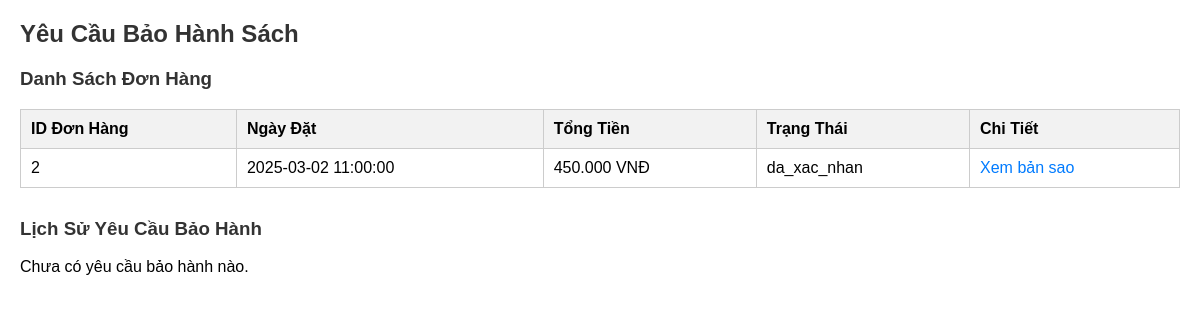
The page /PHP/baohanh.php on the database as committed earlier.
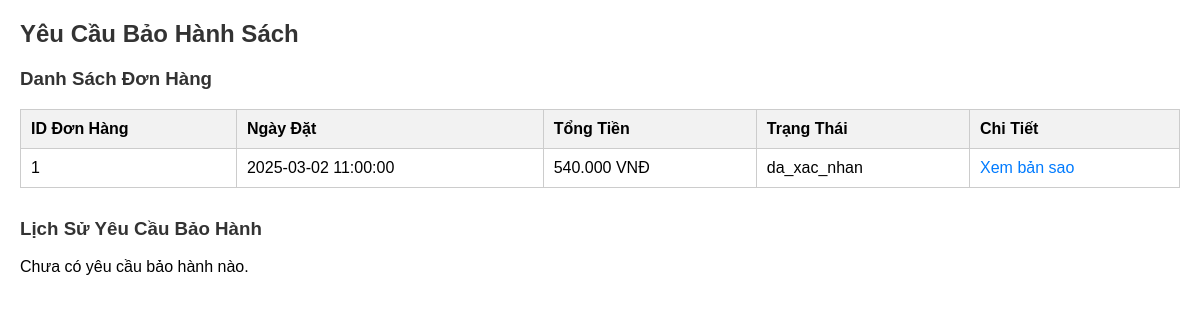
The same page on the database as committed later.
### tables this page shows
CREATE TABLE DONHANG (
    donhang_id INT PRIMARY KEY AUTO_INCREMENT,
    user_id INT,
    ngay_dat DATETIME,
    tong_tien DECIMAL(10,2),
    trang_thai VARCHAR(20) CHECK (trang_thai IN ('cho_xac_nhan', 'da_xac_nhan', 'da_duoc_giao', 'da_bi_huy')),
    FOREIGN KEY (user_id) REFERENCES `USER`(user_id)
);

### PHP/baohanh.php (the view, shortened to what this page needs)
<!DOCTYPE html>
<html lang="vi">
<head>
</head>
<body>
    <h2>Yêu Cầu Bảo Hành Sách</h2>
    <?php
    $user_id = isset($_SESSION['user_id']) ? $_SESSION['user_id'] : 2;
    $servername = "localhost";
    $username = "root";
    $password = "";
    $dbname = "WEB2_BookStore";
    $conn = new mysqli($servername, $username, $password, $dbname);
    $sql_orders = "SELECT donhang_id, ngay_dat, tong_tien, trang_thai
                   FROM DONHANG
                   WHERE user_id = ?
                   ORDER BY ngay_dat DESC";
    $stmt_orders = $conn->prepare($sql_orders);
    $stmt_orders->bind_param("i", $user_id);
    $stmt_orders->execute();
    $result_orders = $stmt_orders->get_result();
    echo "<div class='section'>";
    echo "<h3>Danh Sách Đơn Hàng</h3>";
    if ($result_orders->num_rows > 0) {
        echo "<table>";
        echo "<tr><th>ID Đơn Hàng</th><th>Ngày Đặt</th><th>Tổng Tiền</th><th>Trạng Thái</th><th>Chi Tiết</th></tr>";
        while ($order = $result_orders->fetch_assoc()) {
            echo "<tr>";
            echo "<td>" . htmlspecialchars($order['donhang_id']) . "</td>";
            echo "<td>" . htmlspecialchars($order['ngay_dat']) . "</td>";
            echo "<td>" . number_format($order['tong_tien'], 0, ',', '.') . " VNĐ</td>";
            echo "<td>" . htmlspecialchars($order['trang_thai']) . "</td>";
            echo "<td><a href='?donhang_id=" . $order['donhang_id'] . "'>Xem bản sao</a></td>";
            echo "</tr>";
        }
        echo "</table>";
    } else {
        echo "<p class='error'>Bạn chưa có đơn hàng nào.</p>";
    }
    echo "</div>";
    $sql_warranties = "SELECT dbh.donbaohanh_id, dbh.donhang_id, dbh.chitietsach_id, s.tieu_de, dbh.ly_do, dbh.ngay, dbh.trang_thai
                       FROM DONBAOHANH dbh
                       JOIN CHITIETSACH cts ON dbh.chitietsach_id = cts.chitietsach_id
                       JOIN SACH s ON cts.sach_id = s.sach_id
                       JOIN DONHANG dh ON dbh.donhang_id = dh.donhang_id
                       WHERE dh.user_id = ?
                       ORDER BY dbh.ngay DESC";
    $stmt_warranties = $conn->prepare($sql_warranties);
    $stmt_warranties->bind_param("i", $user_id);
    $stmt_warranties->execute();
    $result_warranties = $stmt_warranties->get_result();
    echo "<div class='section'>";
    echo "<h3>Lịch Sử Yêu Cầu Bảo Hành</h3>";
    if ($result_warranties->num_rows > 0) {
        echo "<table>";
        echo "<tr><th>ID Yêu Cầu</th><th>Đơn Hàng</th><th>Tựa Sách</th><th>Mã Bản Sao</th><th>Lý Do</th><th>Ngày</th><th>Trạng Thái</th></tr>";
        while ($warranty = $result_warranties->fetch_assoc()) {
            echo "<tr>";
            echo "<td>" . htmlspecialchars($warranty['donbaohanh_id']) . "</td>";
            echo "<td>" . htmlspecialchars($warranty['donhang_id']) . "</td>";
            echo "<td>" . htmlspecialchars($warranty['tieu_de']) . "</td>";
            echo "<td>" . htmlspecialchars($warranty['chitietsach_id']) . "</td>";
            echo "<td>" . htmlspecialchars($warranty['ly_do']) . "</td>";
            echo "<td>" . htmlspecialchars($warranty['ngay']) . "</td>";
            echo "<td>" . htmlspecialchars($warranty['trang_thai']) . "</td>";
            echo "</tr>";
        }
        echo "</table>";
    } else {
        echo "<p>Chưa có yêu cầu bảo hành nào.</p>";
    }
    ?>
</body>
</html>

Rows that differ between the two databases and show on the page:
no longer on this page (row edited): donhang: donhang_id "2", ngay_dat "2025-03-02 11:00:00", tong_tien "450.000", trang_thai "da_xac_nhan"
now on this page (row edited): donhang: donhang_id "1", ngay_dat "2025-03-02 11:00:00", tong_tien "540.000", trang_thai "da_xac_nhan"
